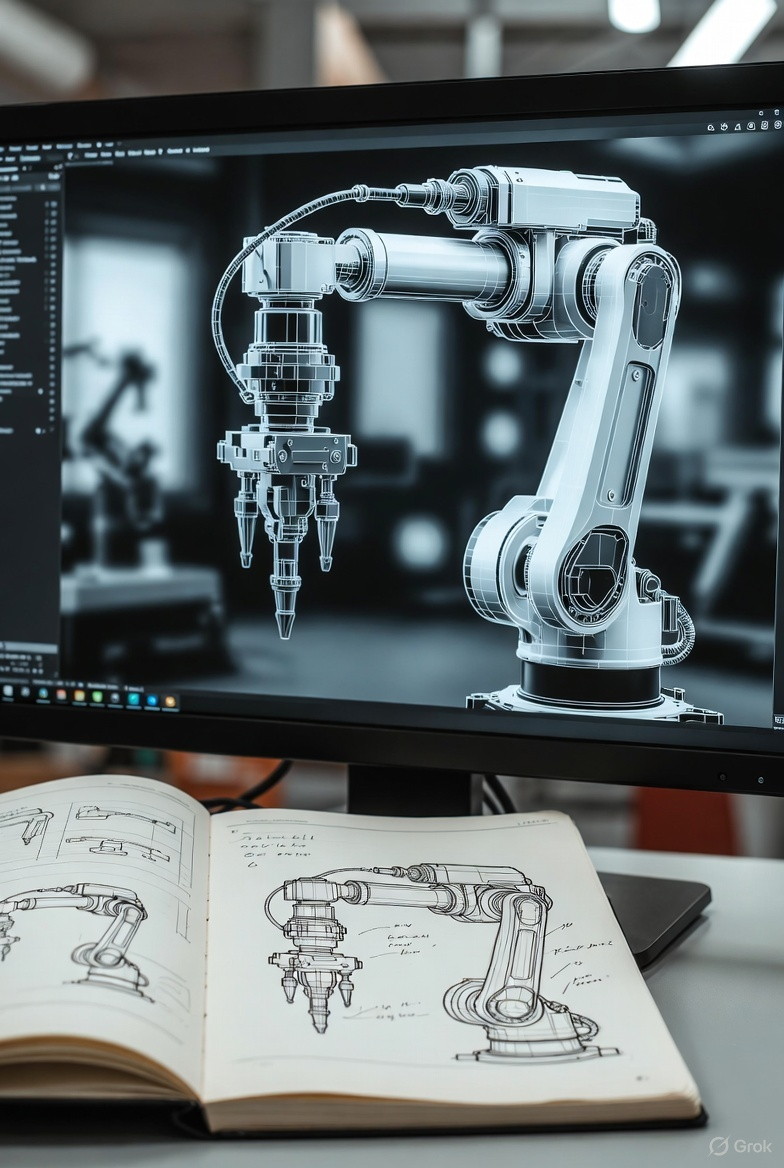
#> input picture image.jpg, 784 x 1168 px, given in place of stream, which was not available
$ python edgedetect.py
#> lines starting #> are read from the running program, lines starting #| are printed output that depends on the picture; after the words box and inside, x2 and y2 are one past the last pixel; in counts of white or black regions, pixels touching at a corner belong together; pictures that were not available may be replaced by others from this repository, and a replacement may not be noted
import cv2

url = "http://10.65.36.104:81/stream"

cap = cv2.VideoCapture(url)

while True:
    ret, frame = cap.read()
#> frame is the input picture: shape (1168, 784, 3); mean B, G, R 110.3, 108.4, 99.3
    if not ret:
        break

    gray = cv2.cvtColor(frame, cv2.COLOR_BGR2GRAY)
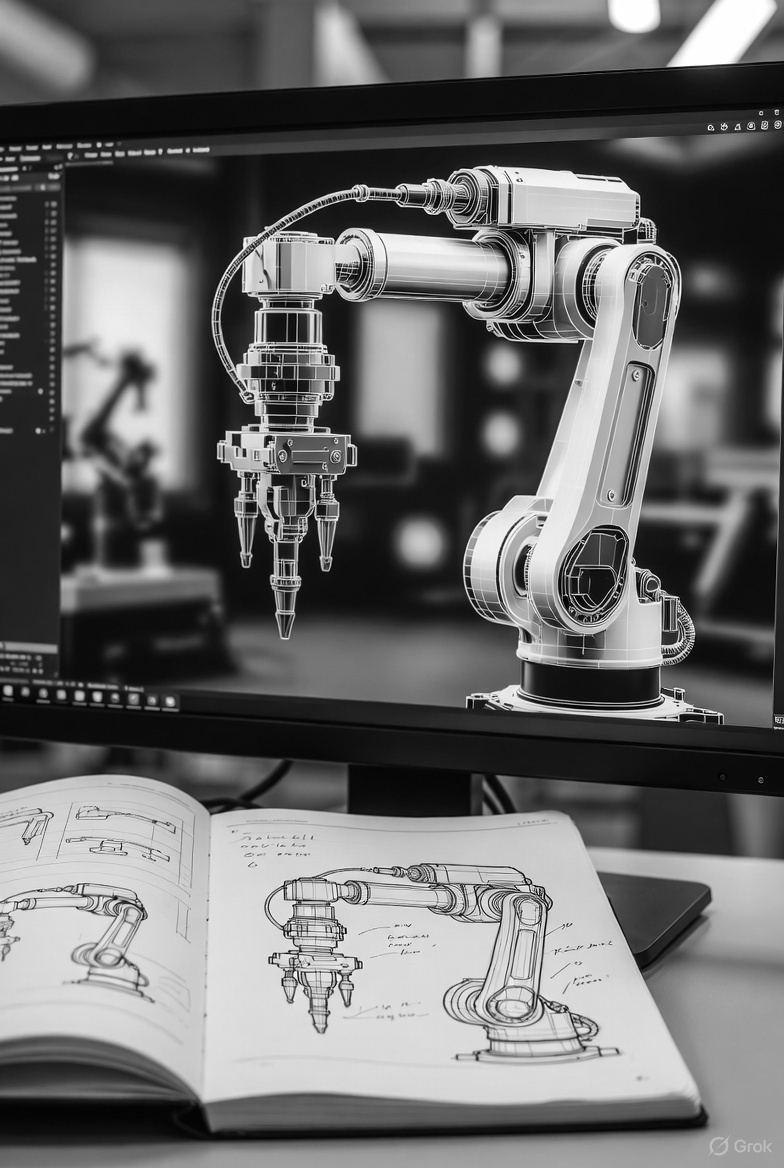
#> gray: shape (1168, 784); min 0, max 255, mean 105.9
    edges = cv2.Canny(gray, 50, 150)
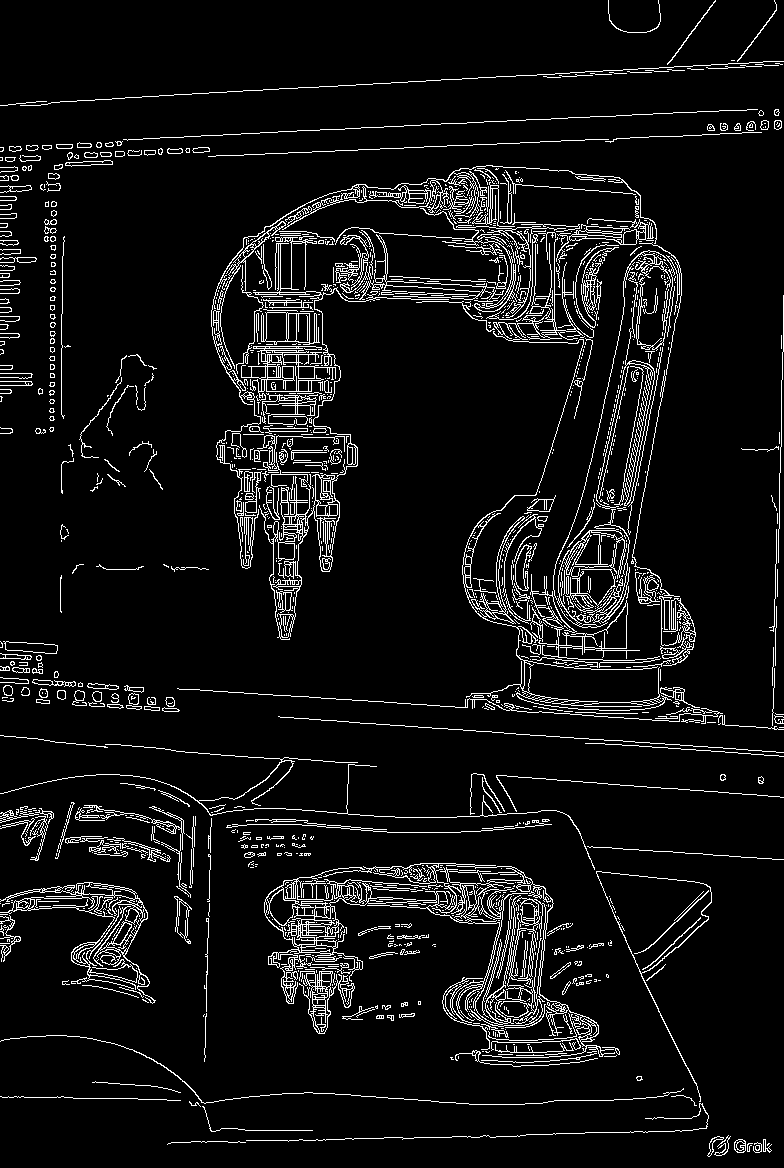
#> edges: shape (1168, 784); 6.9% white in thin lines or dots

    blur = cv2.GaussianBlur(gray, (5,5), 0)
    edges = cv2.Canny(blur, 50, 150)
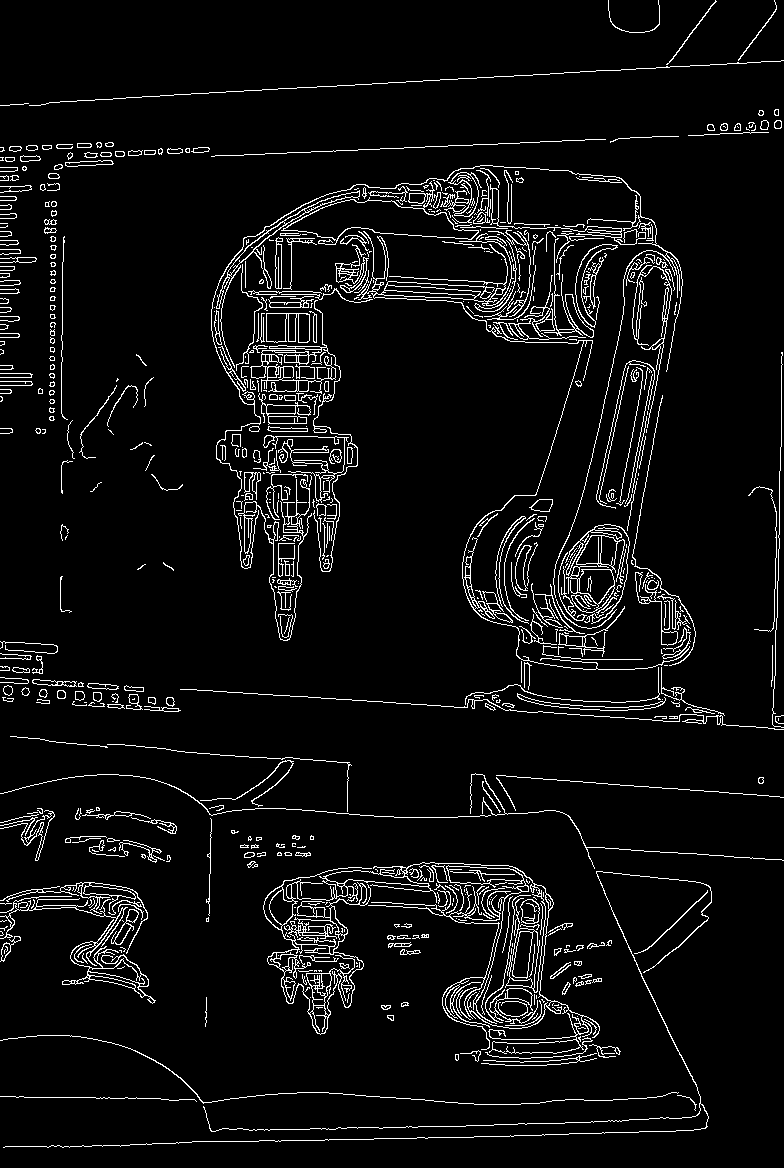
#> edges: shape (1168, 784); 5.6% white in thin lines or dots

    cv2.imshow("Original", frame)
    cv2.imshow("Edges", edges)

    if cv2.waitKey(1) & 0xFF == 27:
#> (key Esc is pressed here)
        break

cap.release()
cv2.destroyAllWindows()
